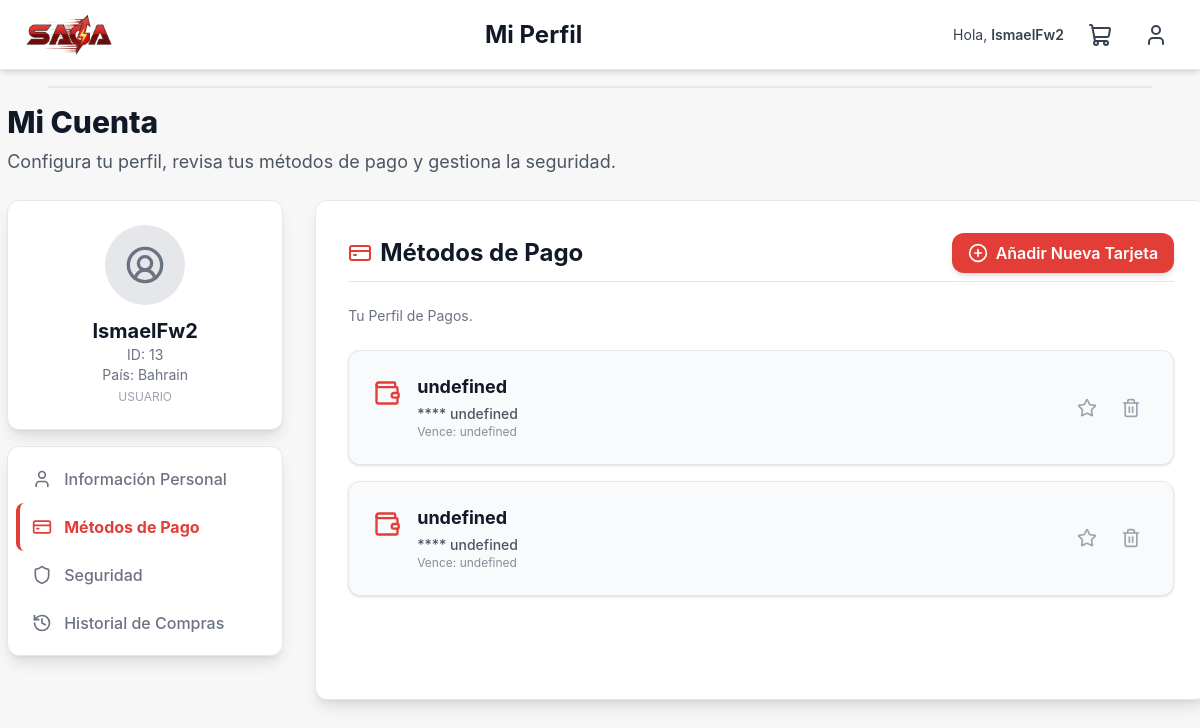
Before: /perfil-usuario/?tab=payment (signed in) with the older database file.
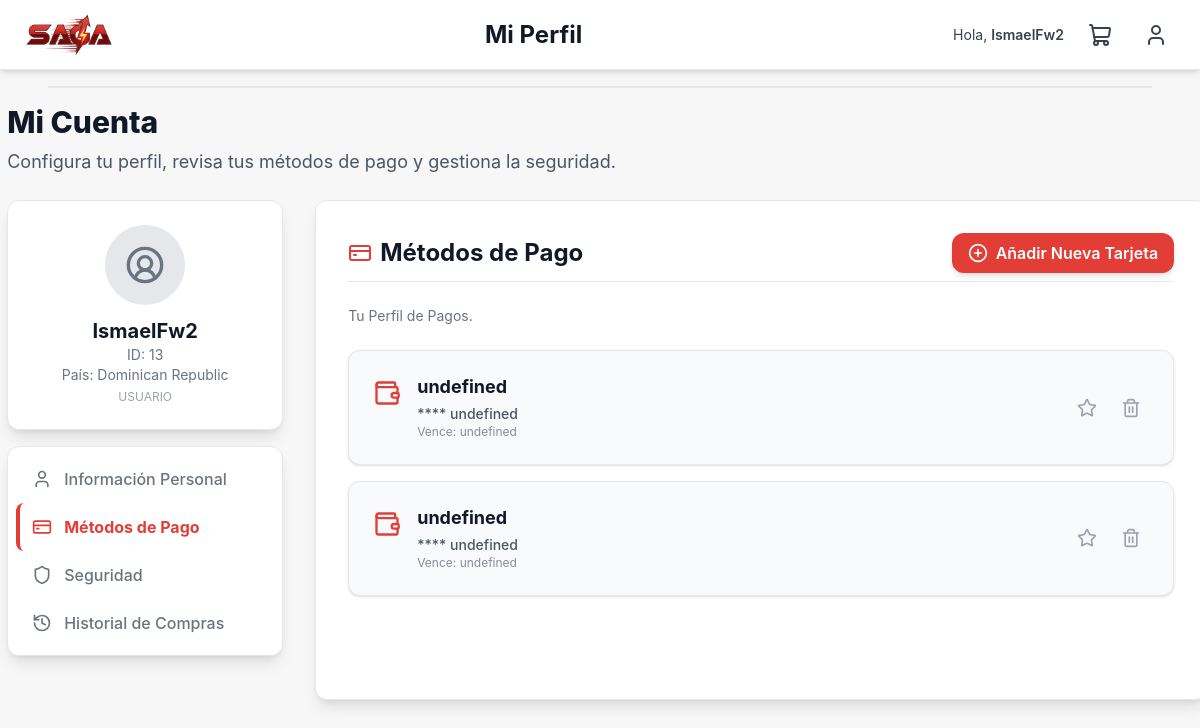
After: the same page with the newer database file.
### core/models.py (models this page shows, shortened)
class Usuario(models.Model):
    id_usuario = models.AutoField(primary_key=True)
    nombre = models.CharField(max_length=50)
    apellido = models.CharField(max_length=50)
    usuario = models.CharField(max_length=30, unique=True)
    correo = models.CharField(max_length=100)
    contraseña = models.CharField(max_length=255)
    pais = CountryField(blank_label='Seleccione un país')
    fecha_nacimiento = models.DateField()
    fecha_registro = models.DateField(auto_now_add=True)
    fecha_modificacion = models.DateField(auto_now=True)
    estado = models.CharField(max_length=15)
    rol = models.ForeignKey(Rol, on_delete=models.PROTECT)
    metodo_pago_preferido = models.ForeignKey(
        'MetodoPagoUsuario',  # ← Cambiar a MetodoPagoUsuario
        on_delete=models.SET_NULL,
        null=True,
        blank=True,
        related_name='usuarios_prefieren'
)
    stripe_customer_id = models.CharField(max_length=255, blank=True, null=True)

class Rol(models.Model):
    id_rol = models.AutoField(primary_key=True)
    nombre = models.CharField(max_length=30)

### core/views.py (the view)
# urls.py: path('perfil-usuario/', views.perfil_usuario, name='perfil_usuario'),
def perfil_usuario(request):
    user_id = request.session.get('user_id')
    if not user_id:
        return redirect('login')
    usuario = get_object_or_404(Usuario, id_usuario=user_id)
    try:
        country_field = Usuario._meta.get_field('pais')
        country_choices = getattr(country_field, 'choices', None) or []
    except Exception:
        country_choices = []
    active_tab = request.GET.get('tab', 'personal')
    valid_tabs = {'personal', 'payment', 'security', 'history'}
    if active_tab not in valid_tabs:
        active_tab = 'personal'
    context = {
        'user': usuario,
        'country_choices': country_choices,
        'STRIPE_PUBLIC_KEY': settings.STRIPE_PUBLIC_KEY,
        'active_tab': active_tab,
    }
    return render(request, 'core/perfilDeUsuario.html', context)

### core/templates/core/perfilDeUsuario.html (shortened to what this page needs)
{% load static %}
<!DOCTYPE html>
<html lang="es">
<head>
    <script src="https://cdn.tailwindcss.com"></script>
    <link rel="stylesheet" href="{% static 'core/css/styles.css' %}">
</head>
<body class="bg-gray-background font-sans min-h-screen">
    <header class="sticky top-0 z-40 bg-card-light shadow-md border-b border-gray-200">
        <div class="flex items-center justify-between py-[1.2%] px-[2%]">
            <div class="flex items-center space-x-4">
                <a href="{% url 'index' %}" class="inline-flex items-center -ml-3 lg:ml-0">
                    <img src="{% static 'core/img/saga-logo.png' %}" class="w-30 min-w-[60px] max-w-[90px] h-auto">
                </a>
            </div>
            <div class="hidden lg:block flex-grow text-center">
                <h1 class="text-2xl font-bold text-gray-900">Mi Perfil</h1>
            </div>
            <div class="flex items-center space-x-4">
                {% if request.session.user_id %}
                    <span class="text-sm text-gray-700 hidden sm:inline">
                        Hola, <span class="font-semibold">{{ request.session.user_username|default:"Usuario" }}</span>
                    </span>
                    <a href="{% url 'pago' %}">
                        <button id="cart-btn" aria-label="Carrito" class="relative p-2 rounded-full hover:bg-gray-100 focus:outline-none">
                            <i data-lucide="shopping-cart" class="w-6 h-6 text-gray-700"></i>
                            <span id="cart-count" class="absolute -top-1 -right-1 bg-saga-red text-white text-xs rounded-full px-1">0</span>
                        </button>
                    </a>
                    <div class="relative" id="user-menu-root">
                        <button id="user-btn" aria-haspopup="true" aria-expanded="false" class="p-2 rounded-full hover:bg-gray-100 focus:outline-none">
                            <i data-lucide="user" class="w-6 h-6 text-gray-700"></i>
                        </button>
                    </div>
                {% endif %}
            </div>
        </div>
    </header>
    <hr class="my-4 border-t-2 border-saga-red/80 mx-12">
    <main class="main-content-areaINDEX max-w-7xl mx-auto">
        <header class="mb-6">
            <h1 class="text-3xl font-extrabold text-gray-900 mb-2">Mi Cuenta</h1>
            <p class="text-lg text-gray-600">Configura tu perfil, revisa tus métodos de pago y gestiona la seguridad.</p>
        </header>
        <div class="grid grid-cols-1 lg:grid-cols-4 gap-8">
            <div class="lg:col-span-1 space-y-4">
                <div class="bg-card-light p-6 rounded-xl shadow-lg border border-gray-200 text-center">
                    <div class="mx-auto bg-gray-200 rounded-full w-20 h-20 flex items-center justify-center mb-3">
                        <i data-lucide="user-circle-2" class="w-10 h-10 text-gray-500"></i>
                    </div>
                    <p class="text-xl font-bold text-gray-900" id="current-username">{{ user.usuario }}</p>
                    <p class="text-sm text-gray-500">ID: <span id="user-id-display">{{ user.id_usuario }}</span></p>
                    <p class="text-sm text-gray-500">País: <span id="user-country-display">{{ user.get_pais_display }}</span></p>
                    <p class="text-xs text-gray-400 mt-1">{{ user.rol.nombre|upper }}</p>
                </div>
                <nav class="bg-card-light p-2 rounded-xl shadow-lg border border-gray-200">
                    <a href="#" id="nav-personal" onclick="switchTab('personal')" class="nav-link flex items-center p-3 rounded-lg hover:bg-gray-100 transition duration-150">
                        <i data-lucide="user" class="w-5 h-5 mr-3"></i>
                        Información Personal
                    </a>
                    <a href="#" id="nav-payment" onclick="switchTab('payment')" class="nav-link flex items-center p-3 rounded-lg hover:bg-gray-100 transition duration-150">
                        <i data-lucide="credit-card" class="w-5 h-5 mr-3"></i>
                        Métodos de Pago
                    </a>
                    <a href="#" id="nav-security" onclick="switchTab('security')" class="nav-link flex items-center p-3 rounded-lg hover:bg-gray-100 transition duration-150">
                        <i data-lucide="shield" class="w-5 h-5 mr-3"></i>
                        Seguridad
                    </a>
                    <a href="#nav-history" id="nav-history" onclick="switchTab('history')" class="nav-link flex items-center p-3 rounded-lg hover:bg-gray-100 transition duration-150">
                        <i data-lucide="history" class="w-5 h-5 mr-3"></i>
                        Historial de Compras
                    </a>
                </nav>
            </div>
            <div class="lg:col-span-3">
                <div id="tab-content" class="bg-card-light p-8 rounded-xl shadow-lg border border-gray-200 min-h-[500px]">
                    <div id="placeholder-content" style="display: none;">
                    </div>
                </div>
            </div>
        </div>
    </main>
</body>
</html>

### core/static/core/css/styles.css (style rules this page uses)
:root { --saga-red: #e33d37; --saga-red-600: #c5322d; --saga-dark: #111827; --bg-page: #f7f7f7; --card-bg: #ffffff; --muted: #6b7280; --success: #22c55e; --radius: 0.75rem; --shadow-soft: 0 6px 18px rgba(15,23,42,0.06); --shadow-md: 0 8px 30px rgba(15,23,42,0.08); --container-max: 1200px; }
* { box-sizing:border-box }
html,body { height:100%; }
body { margin:0; font-family: "Inter", system-ui, -apple-system, "Segoe UI", Roboto, "Helvetica Neue", Arial; background:var(--bg-page); color:var(--saga-dark); -webkit-font-smoothing:antialiased; -moz-osx-font-smoothing:grayscale; line-height:1.4; }
.nav-link { display:block;padding:0.6rem 0.75rem;border-left:4px solid transparent;font-weight:500;color:var(--muted); }
.tab-active { background:var(--card-bg);color:var(--saga-red);border-left-color:var(--saga-red);font-weight:700;border-radius:0.5rem; }
.bg-card-light { background:var(--card-bg); }
.rounded-lg { border-radius:0.75rem; }
.containerINDEX, .main-content-areaINDEX, .admin-layoutINDEX, .content-containerINDEX { max-width: 100% !important; width: 100% !important; margin: 0.6% !important; padding: 0 !important; }
@media (min-width:1024px) { .containerINDEX, .main-content-areaINDEX, .admin-layoutINDEX, .content-containerINDEX { padding-left:3rem; padding-right:3rem; } }

Changed rows visible on the page:
changed Usuario "IsmaelFw2": pais "Bahrain" → "Dominican Republic"
